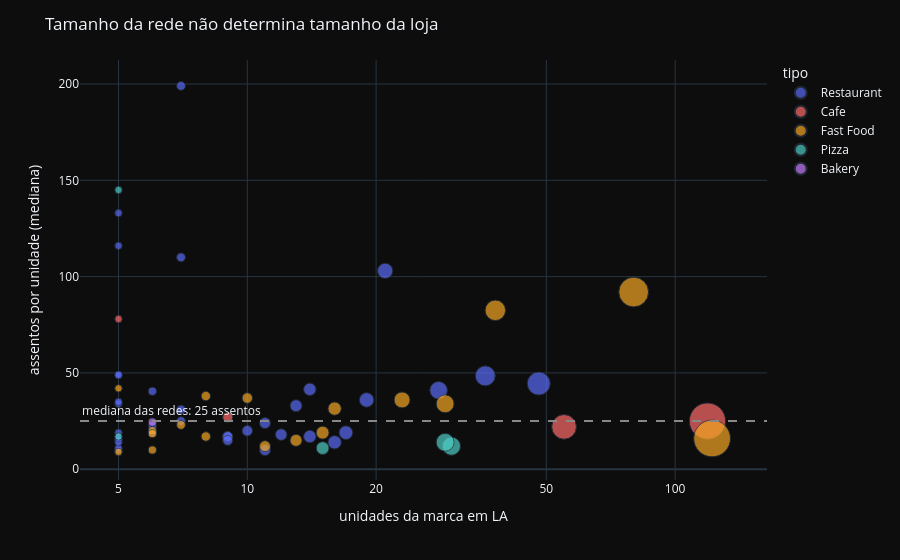

This figure's notebook cell:
### Code cell
# Temos um padrão mais ou menos desenhado para esses cafés de rede, importante notar a média e mediana de assentos
# Apenas a tom n toms distoa nos nos dados, de resto está entre 21 e 27 assentos.
# Plotagem dos gráficos:

# --- 2.4 gráfico: a relação entre as duas dimensões --------------------------
# Corto em 5 unidades e digo por quê: a pergunta é sobre marcas que operam COMO
# rede. Com as 2.041, três quartos ficam empilhados em x=1 e viram uma parede que
# esconde justamente a relação que eu quero enxergar. A distribuição completa já
# está respondida na tabela acima; aqui olho quem replicou.
#
# Plotly em vez de seaborn porque são 64 marcas: rótulo estático para todas seria
# ilegível, e o hover resolve sem poluir. É o caso em que a interatividade agrega de verdade

perfil_redes = redes.groupby('marca', observed=True).agg(
    unidades=('id', 'size'),
    assentos_mediana=('number', 'median'),
    assentos_medio=('number', 'mean'),
    tipo=('object_type', lambda s: s.value_counts().idxmax()),
).reset_index()

CORTE = 5
reais = perfil_redes[perfil_redes['unidades'] >= CORTE].copy()
reais['assentos_medio'] = reais['assentos_medio'].round(1)
print(f'marcas com {CORTE}+ unidades: {len(reais)} de {len(perfil_redes)}')

fig = px.scatter(
    reais, x='unidades', y='assentos_mediana',
    color='tipo',
    log_x=True,                # 5 a 122 numa escala só; sem log, tudo à esquerda
    size='unidades', size_max=26,
    hover_name='marca',
    hover_data={'unidades': True, 'assentos_mediana': True,
                'assentos_medio': True, 'tipo': False},
    labels={'unidades': 'unidades da marca em LA',
            'assentos_mediana': 'assentos por unidade (mediana)',
            'assentos_medio': 'assentos (média)', 'tipo': 'tipo'},
    color_discrete_sequence=CORES,
    template=TEMPLATE_PLOTLY,
)

# A linha de referência é o que torna o achado visível: se houvesse relação, a
# nuvem desceria ou subiria conforme anda para a direita. Ela não faz nem um nem outro.
mediana_rede = redes['number'].median()
fig.add_hline(y=mediana_rede, line_dash='dash', line_color='#888888',
            annotation_text=f'mediana das redes: {mediana_rede:.0f} assentos',
            annotation_position='top left')

fig.update_xaxes(tickvals=[5, 10, 20, 50, 100], ticktext=['5', '10', '20', '50', '100'])
fig.update_layout(title='Tamanho da rede não determina tamanho da loja', height=560,
                paper_bgcolor='#0d0d0d', plot_bgcolor='#0d0d0d')

# O PNG é para a apresentação; o fig.show() é para explorar aqui.
fig.write_image('images/2_4_redes_unidades_vs_assentos.png', width=1100, height=560, scale=2)
fig.show()

### Figure 1 — Plotly figure (JSON) as saved in the notebook; plotly's stock layout.template omitted (floating-point values rounded to 4 significant figures)
{"data": [{"customdata": [[66, "Restaurant"], [18.7, "Restaurant"], [97.3, "Restaurant"], [39.4, "Restaurant"], [14, "Restaurant"], [17.2, "Restaurant"], [14, "Restaurant"], [67.8, "Restaurant"], [18.6, "Restaurant"], [11.6, "Restaurant"], [17.4, "Restaurant"], [133.6, "Restaurant"], [64.2, "Restaurant"], [19, "Restaurant"], [23.1, "Restaurant"], [25.4, "Restaurant"], [43.1, "Restaurant"], [65.4, "Restaurant"], [16.2, "Restaurant"], [12.6, "Restaurant"], [11.5, "Restaurant"], [32.8, "Restaurant"], [35.8, "Restaurant"], [21.8, "Restaurant"], [107.6, "Restaurant"], [36.5, "Restaurant"], [200.3, "Restaurant"], [16, "Restaurant"], [110.6, "Restaurant"], [43.5, "Restaurant"], [42.9, "Restaurant"], [15.6, "Restaurant"], [24.2, "Restaurant"], [21.5, "Restaurant"], [16.4, "Restaurant"], [46.9, "Restaurant"]], "hovertemplate": "<b>%{hovertext}</b><br><br>unidades da marca em LA=%{marker.size}<br>assentos por unidade (mediana)=%{y}<br>assentos (média)=%{customdata[0]}<extra></extra>", "hovertext": ["BAJA FRESH", "BASKIN ROBBINS", "CARLS JR", "CHIPOTLE MEXICAN GRILL", "CILANTRO FRESH MEXICAN GRILL", "COCO FRESH TEA JUICE", "EDIBLE ARRANGEMENTS", "EL POLLO LOCO", "FOOD 4 LESS", "HONG KONG BOWL", "I LOVE BOBA", "IHOP", "JACK IN THE BOX", "JAMBA JUICE", "JERSEY MIKES SUBS", "JIMMY JOHNS", "LAS CHAMPAS", "LE PAIN QUOTIDIEN", "LITTLE CAESAR", "LITTLE CAESARS", "LOUISIANA FRIED CHICKEN", "MENDOCINO FARMS", "ONO HAWAIIAN BBQ", "PINKBERRY", "POLLO CAMPERO", "POPEYES CHICKEN", "SOUPLANTATION", "SWEETFIN POKE", "TENDER GREENS", "TRIMANA", "WABA GRILL", "WETZELS PRETZELS", "WHOLE FOODS MARKET", "WINGSTOP", "YOGURTLAND", "YOSHINOYA"], "legendgroup": "Restaurant", "marker": {"color": "#5B6BF5", "size": [5, 11, 21, 19, 5, 6, 5, 36, 9, 5, 5, 5, 48, 17, 10, 7, 7, 5, 5, 16, 11, 5, 5, 9, 7, 6, 7, 5, 5, 13, 14, 9, 6, 14, 12, 28], "sizemode": "area", "sizeref": 0.1805, "symbol": "circle"}, "mode": "markers", "name": "Restaurant", "orientation": "v", "showlegend": true, "type": "scatter", "x": [5, 11, 21, 19, 5, 6, 5, 36, 9, 5, 5, 5, 48, 17, 10, 7, 7, 5, 5, 16, 11, 5, 5, 9, 7, 6, 7, 5, 5, 13, 14, 9, 6, 14, 12, 28], "xaxis": "x", "y": [49.0, 24.0, 103.0, 36.0, 15.0, 19.0, 10.0, 48.5, 17.0, 11.0, 14.0, 133.0, 44.5, 19.0, 20.0, 31.0, 25.0, 49.0, 16.0, 14.0, 10.0, 34.0, 35.0, 17.0, 110.0, 40.5, 199.0, 19.0, 116.0, 33.0, 41.5, 15.0, 22.5, 17.0, 18.0, 41.0], "yaxis": "y"}, {"customdata": [[21.9, "Cafe"], [24.7, "Cafe"], [27.2, "Cafe"], [69.2, "Cafe"]], "hovertemplate": "<b>%{hovertext}</b><br><br>unidades da marca em LA=%{marker.size}<br>assentos por unidade (mediana)=%{y}<br>assentos (média)=%{customdata[0]}<extra></extra>", "hovertext": ["BLUE BOTTLE COFFEE", "COFFEE BEAN TEA LEAF", "STARBUCKS", "TOM N TOMS COFFEE"], "legendgroup": "Cafe", "marker": {"color": "#FF6B6B", "size": [9, 55, 119, 5], "sizemode": "area", "sizeref": 0.1805, "symbol": "circle"}, "mode": "markers", "name": "Cafe", "orientation": "v", "showlegend": true, "type": "scatter", "x": [9, 55, 119, 5], "xaxis": "x", "y": [27.0, 22.0, 25.0, 78.0], "yaxis": "y"}, {"customdata": [[84.8, "Fast Food"], [23.2, "Fast Food"], [14.6, "Fast Food"], [34.4, "Fast Food"], [16.2, "Fast Food"], [23, "Fast Food"], [17.3, "Fast Food"], [46.4, "Fast Food"], [38.4, "Fast Food"], [43.1, "Fast Food"], [92.6, "Fast Food"], [36, "Fast Food"], [17.1, "Fast Food"], [12.6, "Fast Food"], [23, "Fast Food"], [13.7, "Fast Food"], [48.6, "Fast Food"], [20.6, "Fast Food"]], "hovertemplate": "<b>%{hovertext}</b><br><br>unidades da marca em LA=%{marker.size}<br>assentos por unidade (mediana)=%{y}<br>assentos (média)=%{customdata[0]}<extra></extra>", "hovertext": ["BURGER KING", "CHINA EXPRESS", "CHINATOWN EXPRESS", "DEL TACO", "DUNKIN DONUTS", "FATBURGER", "HONG KONG EXPRESS", "JIMS BURGERS", "KENTUCKY FRIED CHICKEN", "KFC", "MCDONALDS", "PANDA EXPRESS", "SUBWAY", "SUBWAY SANDWICH", "SUBWAY SANDWICHES", "SUBWAY SANDWICHES SALADS", "TACO BELL", "YUM YUM DONUTS"], "legendgroup": "Fast Food", "marker": {"color": "#F5A623", "size": [38, 6, 11, 8, 6, 8, 13, 5, 16, 10, 80, 23, 122, 5, 15, 6, 29, 7], "sizemode": "area", "sizeref": 0.1805, "symbol": "circle"}, "mode": "markers", "name": "Fast Food", "orientation": "v", "showlegend": true, "type": "scatter", "x": [38, 6, 11, 8, 6, 8, 13, 5, 16, 10, 80, 23, 122, 5, 15, 6, 29, 7], "xaxis": "x", "y": [82.5, 20.0, 12.0, 38.0, 18.5, 17.0, 15.0, 42.0, 31.5, 37.0, 92.0, 36.0, 16.0, 9.0, 19.0, 10.0, 34.0, 23.0], "yaxis": "y"}, {"customdata": [[114.8, "Pizza"], [13.7, "Pizza"], [14.4, "Pizza"], [14.9, "Pizza"], [15.2, "Pizza"]], "hovertemplate": "<b>%{hovertext}</b><br><br>unidades da marca em LA=%{marker.size}<br>assentos por unidade (mediana)=%{y}<br>assentos (média)=%{customdata[0]}<extra></extra>", "hovertext": ["CALIFORNIA PIZZA KITCHEN", "DOMINOS PIZZA", "PAPA JOHNS PIZZA", "PIZZA HUT", "PIZZA MAN"], "legendgroup": "Pizza", "marker": {"color": "#4ECDC4", "size": [5, 30, 15, 29, 5], "sizemode": "area", "sizeref": 0.1805, "symbol": "circle"}, "mode": "markers", "name": "Pizza", "orientation": "v", "showlegend": true, "type": "scatter", "x": [5, 30, 15, 29, 5], "xaxis": "x", "y": [145.0, 12.0, 11.0, 14.0, 17.0], "yaxis": "y"}, {"customdata": [[24, "Bakery"]], "hovertemplate": "<b>%{hovertext}</b><br><br>unidades da marca em LA=%{marker.size}<br>assentos por unidade (mediana)=%{y}<br>assentos (média)=%{customdata[0]}<extra></extra>", "hovertext": ["LA MONARCA BAKERY"], "legendgroup": "Bakery", "marker": {"color": "#C77DFF", "size": [6], "sizemode": "area", "sizeref": 0.1805, "symbol": "circle"}, "mode": "markers", "name": "Bakery", "orientation": "v", "showlegend": true, "type": "scatter", "x": [6], "xaxis": "x", "y": [24.5], "yaxis": "y"}], "layout": {"annotations": [{"showarrow": false, "text": "mediana das redes: 25 assentos", "x": 0, "xanchor": "left", "xref": "x domain", "y": 25, "yanchor": "bottom", "yref": "y"}], "height": 560, "legend": {"itemsizing": "constant", "title": {"text": "tipo"}, "tracegroupgap": 0}, "margin": {"t": 60}, "paper_bgcolor": "#0d0d0d", "plot_bgcolor": "#0d0d0d", "shapes": [{"line": {"color": "#888888", "dash": "dash"}, "type": "line", "x0": 0, "x1": 1, "xref": "x domain", "y0": 25, "y1": 25, "yref": "y"}], "title": {"text": "Tamanho da rede não determina tamanho da loja"}, "xaxis": {"anchor": "y", "domain": [0, 1], "ticktext": ["5", "10", "20", "50", "100"], "tickvals": [5, 10, 20, 50, 100], "title": {"text": "unidades da marca em LA"}, "type": "log"}, "yaxis": {"anchor": "x", "domain": [0, 1], "title": {"text": "assentos por unidade (mediana)"}}}}
